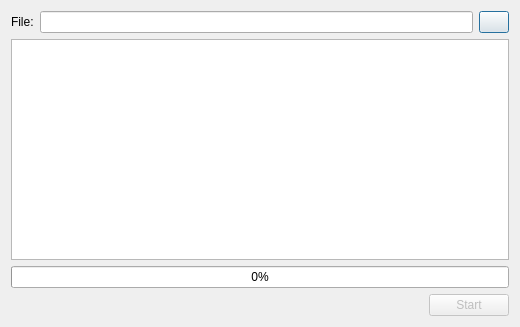
<?xml version="1.0" encoding="UTF-8"?>
<ui version="4.0">
 <class>FirmwareUpdateDialog</class>
 <widget class="QDialog" name="FirmwareUpdateDialog">
  <property name="geometry">
   <rect>
    <x>0</x>
    <y>0</y>
    <width>520</width>
    <height>327</height>
   </rect>
  </property>
  <property name="windowTitle">
   <string>Firmware Update</string>
  </property>
  <layout class="QVBoxLayout" name="verticalLayout">
   <item>
    <layout class="QHBoxLayout" name="horizontalLayout">
     <item>
      <widget class="QLabel" name="label">
       <property name="text">
        <string>File:</string>
       </property>
      </widget>
     </item>
     <item>
      <widget class="QLineEdit" name="lFile">
       <property name="enabled">
        <bool>true</bool>
       </property>
      </widget>
     </item>
     <item>
      <widget class="QPushButton" name="bFile">
       <property name="sizePolicy">
        <sizepolicy hsizetype="Maximum" vsizetype="Maximum">
         <horstretch>0</horstretch>
         <verstretch>0</verstretch>
        </sizepolicy>
       </property>
       <property name="maximumSize">
        <size>
         <width>30</width>
         <height>16777215</height>
        </size>
       </property>
       <property name="text">
        <string/>
       </property>
       <property name="autoDefault">
        <bool>true</bool>
       </property>
      </widget>
     </item>
    </layout>
   </item>
   <item>
    <widget class="QPlainTextEdit" name="status">
     <property name="enabled">
      <bool>true</bool>
     </property>
     <property name="readOnly">
      <bool>true</bool>
     </property>
    </widget>
   </item>
   <item>
    <widget class="QProgressBar" name="progress">
     <property name="value">
      <number>0</number>
     </property>
    </widget>
   </item>
   <item>
    <layout class="QHBoxLayout" name="horizontalLayout_2">
     <item>
      <spacer name="horizontalSpacer">
       <property name="orientation">
        <enum>Qt::Horizontal</enum>
       </property>
       <property name="sizeHint" stdset="0">
        <size>
         <width>40</width>
         <height>20</height>
        </size>
       </property>
      </spacer>
     </item>
     <item>
      <widget class="QPushButton" name="bStart">
       <property name="enabled">
        <bool>false</bool>
       </property>
       <property name="text">
        <string>Start</string>
       </property>
      </widget>
     </item>
    </layout>
   </item>
  </layout>
 </widget>
 <resources/>
 <connections/>
</ui>
